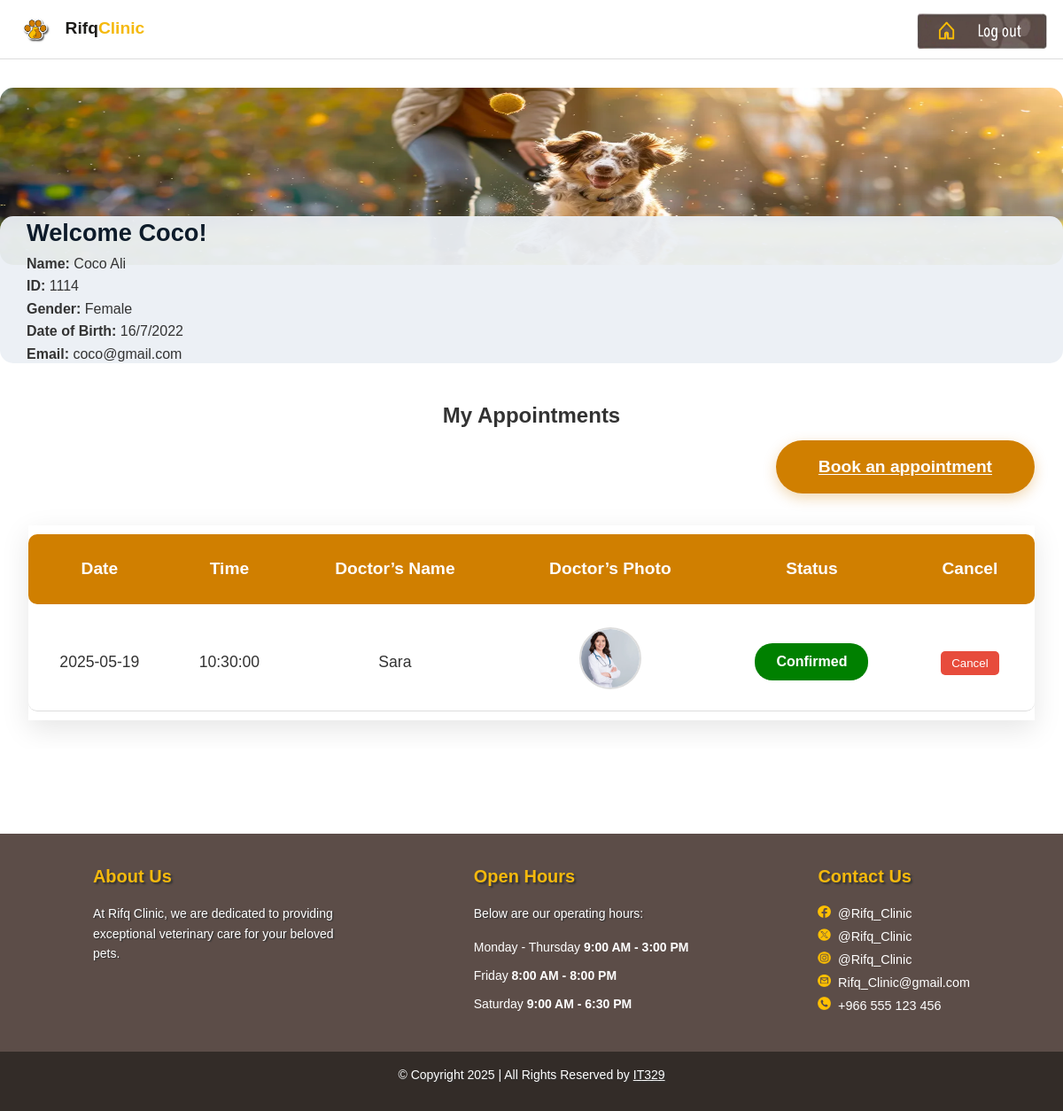
The page /php/Patient.php (signed in) on the database its author committed.
### tables this page shows
CREATE TABLE `patient` (
  `id` int(11) NOT NULL,
  `firstName` varchar(50) NOT NULL,
  `lastName` varchar(50) NOT NULL,
  `Gender` enum('Male','Female') NOT NULL,
  `DoB` date NOT NULL,
  `emailAddress` varchar(100) NOT NULL,
  `password` varchar(255) NOT NULL
);

CREATE TABLE `appointment` (
  `id` int(11) NOT NULL,
  `PatientID` int(11) NOT NULL,
  `DoctorID` int(11) NOT NULL,
  `date` datetime NOT NULL,
  `time` time NOT NULL,
  `reason` text NOT NULL,
  `status` enum('Pending','Confirmed','Done') DEFAULT 'Pending'
);

CREATE TABLE `doctor` (
  `id` int(11) NOT NULL,
  `firstName` varchar(50) NOT NULL,
  `lastName` varchar(50) NOT NULL,
  `uniqueFileName` varchar(255) NOT NULL,
  `SpecialityID` int(11) NOT NULL,
  `emailAddress` varchar(100) NOT NULL,
  `password` varchar(255) NOT NULL
);

### php/Patient.php (the view, shortened to what this page needs)
<?php
$connection = mysqli_connect("localhost", "root", "root", "Rifq");
$patient_id = $_SESSION['user_id'];
$query = "SELECT firstName, lastName, emailAddress, DoB, Gender, id FROM Patient WHERE id = ?";
$stmt = $connection->prepare($query);
$stmt->bind_param("i", $patient_id);
$stmt->execute();
$result = $stmt->get_result();
$patient = $result->fetch_assoc();
$query = "SELECT A.id, A.date, A.time, D.firstName AS doctor_name, D.uniqueFileName AS doctor_photo, A.status
          FROM Appointment A
          JOIN Doctor D ON A.DoctorID = D.id
          WHERE A.PatientID = ?
          ORDER BY A.date, A.time";
$stmt = $connection->prepare($query);
$stmt->bind_param("i", $patient_id);
$stmt->execute();
$appointments = $stmt->get_result();
?>
<!DOCTYPE html>
<html lang="en">
<head>
    <link rel="stylesheet" href="../css/HFstyle.css">
    <link rel="stylesheet" href="../css/Patient.css">
</head>
<body>
    <header>
        <div class="container">
            <div class="logo">
                <a href="index.php"><img src="../images/logo.png" alt="Rifq Logo"> <span id="rifq">Rifq</span><span id="clinic">Clinic</span></a>
            </div>
            <div class="header-button">
                <a href="Logout.php"><img src="../images/LogOut.png" alt="Log out"></a>
            </div>
        </div>
    </header>
    <div class="page-banner-area">
        <div class="page-banner-image">
            <img src="../images/Patientinfo.png" alt="Banner Image">
        </div>
        <div class="page-banner-content">
            <div class="content-text">
                <h1>Welcome <?php echo $patient['firstName']; ?>!</h1>
                <p><strong>Name:</strong> <?php echo ($patient['firstName'] ?? 'Unknown') . ' ' . ($patient['lastName'] ?? ''); ?></p>
                <p><strong>ID:</strong> <?php echo $patient['id'] ?? 'N/A'; ?></p>
                <p><strong>Gender:</strong> <?php echo $patient['Gender'] ?? 'Not specified'; ?></p>
                <p><strong>Date of Birth:</strong> <?php echo isset($patient['DoB']) ? date('j/n/Y', strtotime($patient['DoB'])) : 'Unknown'; ?></p>
                <p><strong>Email:</strong> <?php echo $patient['emailAddress'] ?? 'No email available'; ?></p>
            </div>
        </div>
    </div>
    <div class="appointments-container">
        <h2 class="section-title">My Appointments</h2>
        <div class="appointment-actions">
            <a href="Appointment.php" class="book-appointment">Book an appointment</a>
        </div>
        <table class="appointments-table">
            <thead>
                <tr>
                    <th>Date</th>
                    <th>Time</th>
                    <th>Doctor’s Name</th>
                    <th>Doctor’s Photo</th>
                    <th>Status</th>
                    <th>Cancel</th>
                </tr>
            </thead>
            <tbody>
                <?php while ($row = $appointments->fetch_assoc()): ?>
                <tr data-id="<?php echo $row['id']; ?>">
                    <td><?php echo date('Y-m-d', strtotime($row['date'])); ?></td>
                    <td><?php echo $row['time']; ?></td>
                    <td><?php echo $row['doctor_name']; ?></td>
                    <td><img src="uploads/<?php echo $row['doctor_photo']; ?>" alt="Doctor's Photo"></td>
                    <td><span class="status <?php echo strtolower($row['status']); ?>"><?php echo $row['status']; ?></span></td>
                    <td>
                        <button class="cancel-btn" data-id="<?php echo $row['id']; ?>">Cancel</button>
                    </td>
                </tr>
                <?php endwhile; ?>
            </tbody>
        </table>
    </div>
    <footer id="footer" class="footer">
        <div class="footer-top">
            <div class="container">
                <div class="row">
                    <div class="col">
                        <div class="single-footer">
                            <h2>About Us</h2>
                            <p>At Rifq Clinic, we are dedicated to providing exceptional veterinary care for your beloved pets.</p>
                        </div>
                    </div>
                    <div class="col">
                        <div class="single-footer">
                            <h2>Open Hours</h2>
                            <p>Below are our operating hours:</p>
                            <ul class="time-sidual">
                                <li class="day">Monday - Thursday <span>9:00 AM - 3:00 PM</span></li>
                                <li class="day">Friday <span>8:00 AM - 8:00 PM</span></li>
                                <li class="day">Saturday <span>9:00 AM - 6:30 PM</span></li>
                            </ul>
                        </div>
                    </div>
                    <div class="col">
                        <h2>Contact Us</h2>
                        <ul class="social">
                            <li><img src="../images/facebook-icon.png" alt="facebook"> @Rifq_Clinic</li>
                            <li><img src="../images/x-icon.png" alt="x"> @Rifq_Clinic</li>
                            <li><img src="../images/instagram-icon.png" alt="instagram"> @Rifq_Clinic</li>
                            <li><img src="../images/gmail-icon.png" alt="gmail"> Rifq_Clinic@gmail.com</li>
                            <li><img src="../images/phone-icon.png" alt="phone"> +966 555 123 456</li>
                        </ul>
                    </div>
                </div>
            </div>
        </div>
        <div class="copyright">
            <div class="container">
                <div class="row">
                    <div class="copyright-content">
                        <p>© Copyright 2025  |  All Rights Reserved by <span>IT329</span> </p>
                    </div>
                </div>
            </div>
        </div>
    </footer>
</body>
</html>

### css/HFstyle.css (style rules this page uses)
* { font-family: 'Poppins', sans-serif; margin: 0; padding: 0; box-sizing: border-box; }
body { color: #333; line-height: 1.6; background-color: #fff; }
header { padding: 0.2em 0.9em; border-bottom:0.1em solid #ddd; }
header .container { display: flex; align-items: center; justify-content: space-between; overflow:visible; }
header .header-button img { height:3.7em; width:10em; border-style:none; transition: transform 0.3s ease; }
header .logo { display:flex; text-decoration:none; transition: transform 0.3s ease; }
header a { text-decoration:none; display:flex; justify-content:center; align-items:center; }
header .logo span { font-size:1.2em; font-weight:bold; }
header .logo a #rifq { color:#1d1c1a; }
header .logo a #clinic { color:#f5b90d; }
header .logo img { height:3.2em; width:3.2em; margin-right:0.5em; }
.footer { background-color: #5c4d48; color: white; }
.footer-top .container .row { display:flex; justify-content:space-around; align-items:top; }
.footer-top span { font-weight:bold; }
.footer-top .container .row .col { max-width:25%; transition: transform 0.3s ease; }
.footer-top { padding: 2em; }
.footer h2 { text-shadow:0.1em 0.1em 0.1em #333; font-size: 20px; margin-bottom: 15px; color:#f5b90d; }
.footer p { font-size: 14px; margin-bottom: 15px; text-shadow:0.1em 0.1em 0.08em #333; }
.footer .social { font-size: 0.9em; }
.footer .social li { list-style: none; margin-bottom: 0.2em; }
.footer .social img { height:1em; width:1em; margin-right:0.3em; }
.footer .time-sidual { list-style: none; }
.footer .time-sidual li { font-size: 14px; margin-bottom: 10px; }
.copyright { bottom:0%; text-align: center; padding: 15px; background-color: #332c28; color: white; font-size: 14px; }
.copyright span { text-decoration:underline; }

### css/Patient.css (style rules this page uses)
body { background: white; font-family: 'Roboto', sans-serif; margin: 0; }
.appointments-container { background-color: #fff; border-radius: 15px; padding: 2rem; margin-top: 4rem; margin-bottom: 6rem; text-align: center; overflow: hidden; display: flex; flex-direction: column; justify-content: center; }
.section-title { font-family: 'Poppins', sans-serif; }
.appointments-table { width: 100%; border-collapse: separate; border-spacing: 0 10px; margin: 0; box-shadow: 0 10px 30px rgba(0, 0, 0, 0.1); }
.appointments-table th { background: #d07f00; color: #fff; font-weight: bold; padding: 1.5rem; text-align: center; font-size: 1.2rem; }
.appointments-table td { padding: 1rem; border-bottom: 1px solid #ddd; text-align: center; font-size: 1.1rem; color: #333; }
.status { padding: 0.5rem 1.2rem; border-radius: 20px; font-weight: bold; font-size: 1rem; display: inline-block; }
.status.confirmed { background: green; color: #fff; padding: 0.5rem 1.5rem; border-radius: 20px; }
.appointments-table img { width: 70px; height: 70px; border-radius: 50%; object-fit: cover; border: 2px solid #ddd; }
.appointments-table th, .appointments-table td { border-left: none; border-right: none; }
.appointments-table th:first-child, .appointments-table td:first-child { border-radius: 10px 0 0 10px; }
.appointments-table th:last-child, .appointments-table td:last-child { border-radius: 0 10px 10px 0; }
.appointment-actions { text-align: right; margin-top: 1.5rem; }
.book-appointment { padding: 1.2rem 3rem; font-size: 1.2rem; font-weight: bold; background: #d07f00; color: white; border: none; border-radius: 50px; box-shadow: 0 5px 15px rgba(208, 127, 0, 0.3); transition: all 0.3s ease-in-out; cursor: pointer; margin-bottom: 8rem; }
.page-banner-area { position: relative; width: 100%; height: 85%; max-width: 1200px; margin: 2rem auto; overflow:visible; border-radius: 15px; margin-bottom: 7rem; }
.page-banner-content h1 { font-family: 'Poppins', sans-serif; }
.page-banner-image img { width: 100%; border-radius: 15px; height: 200px; }
.page-banner-image { height: 10%; width: 100%; }
.page-banner-content { position: absolute; top: 70%; width: 100%; height: 80%; background: rgba(235, 240, 245, 0.95); padding: 30px; border-radius: 15px; display: flex; align-items: center; justify-content: space-between; box-sizing: border-box; }
.content-text { max-width: 60%; }
.content-text h1 { font-size: 1.7rem; font-weight: bold; color: #0D1B2A; margin: 0; }
.content-text p { font-size: 1rem; margin: 0; color: #333; }

### php/Patient.php (style rules this page uses)
.appointment-actions { margin-bottom: 50px !important; }
.cancel-btn { background-color: #e74c3c; color: white; border: none; padding: 6px 12px; border-radius: 5px; cursor: pointer; }

### rows shown on the page
patient: firstName "Coco", lastName "Ali", id "1114", Gender "Female", DoB "16/7/2022", emailAddress "coco@gmail.com"
appointment: date "2025-05-19", time "10:30:00", DoctorID.firstName "Sara", DoctorID.uniqueFileName (picture), status "Confirmed"
